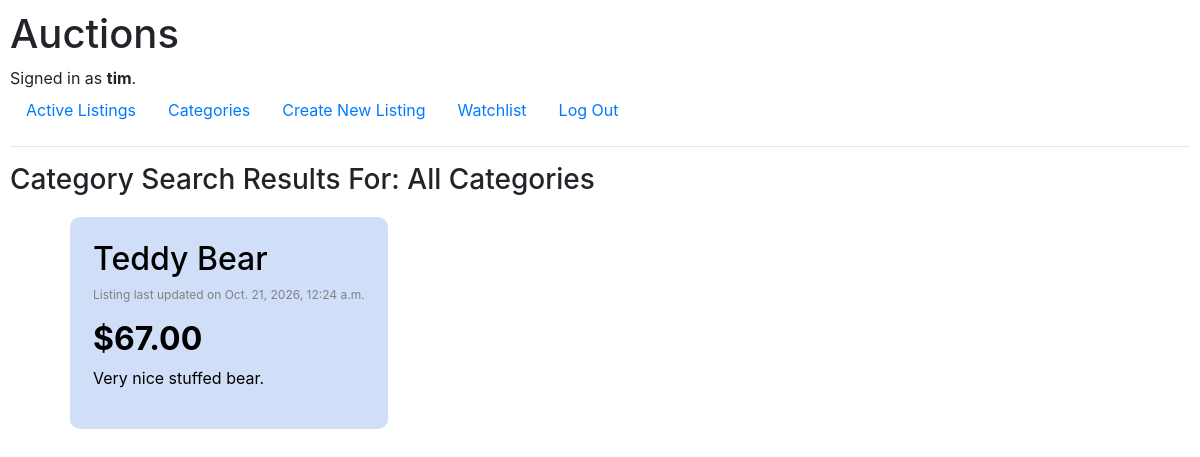
The app's page /categories/AC (signed in) with its own data.
### auctions/models.py (models this page shows, shortened)
class User(AbstractUser):
    pass

class Item(models.Model):
    item_owner = models.ForeignKey(User, to_field='id', on_delete=models.CASCADE, related_name="owned_item")
    item_name = models.CharField(max_length=64)
    item_image_link = models.CharField(max_length=500)
    item_starting_bid = models.DecimalField(decimal_places=2, max_digits=19)
    item_posted_time = models.DateTimeField(auto_now_add=True)
    item_last_updated = models.DateTimeField(auto_now=True)
    item_sold = models.BooleanField(default=False)
    @property
    def item_current_bid(self):
        highest_bid = ItemBid.objects.filter(
            item=self.id
        ).order_by('-bid').first()
        if highest_bid:
            return highest_bid.bid
        return None
    class item_type(models.TextChoices):
        AllCategories = 'AC', _('All Categories')
        Antiques = 'AN', _('Antiques')
        Art = 'AR', _('Art')
        Baby = 'BA', _('Baby')
        Books = 'BO', _('Books')
        BusinessIndustrial = 'BI', _('Business & Industrial')
        CamerasPhoto = 'CP', _('Cameras & Photo')
        CellPhonesAccessories = 'CA', _('Cell Phones & Accessories')
        ClothingShoesAccessories = 'CS', _('Clothing, Shoes & Accessories')
        CoinsPaperMoney = 'CO', _('Coins & Paper Money')
        Collectibles = 'CL', _('Collectibles')
        ComputersTabletsNetworking = 'CT', _('Computers/Tablets & Networking')
        ConsumerElectronics = 'CE', _('Consumer Electronics')
        Crafts = 'CR', _('Crafts')
        DollsBears = 'DB', _('Dolls & Bears')
        DVDsMovies = 'DM', _('DVDs & Movies')
        EntertainmentMemorabilia = 'EM', _('Entertainment Memorabilia')
        EverythingElse = 'EE', _('Everything Else')
        GiftCards = 'GC', _('Gift Cards')
        HealthBeauty = 'HB', _('Health & Beauty')
        HomeGarden = 'HG', _('Home & Garden')
        JewelryWatches = 'JW', _('Jewelry & Watches')
        Music = 'MU', _('Music')
        MusicalInstrumentsGear = 'MI', _('Musical Instruments & Gear')
        PetSupplies = 'PS', _('Pet Supplies')
        PotteryGlass = 'PG', _('Pottery & Glass')
        RealEstate = 'RE', _('Real Estate')
        SpecialtyServices = 'SS', _('Specialty Services')
        SportingGoods = 'SG', _('Sporting Goods')
        SportsMemorabilia = 'SM', _('Sports Mem, Cards & Fan Shop')
        Stamps = 'ST', _('Stamps')
        Tickets = 'TI', _('Tickets & Experiences')
        ToysHobbies = 'TH', _('Toys & Hobbies')
        Travel = 'TR', _('Travel')
        VideoGamesConsoles = 'VG', _('Video Games & Consoles')
    item_type = models.CharField(
        max_length=2,
        choices=item_type,
        default=item_type.AllCategories
        )

class ItemBid(models.Model):
    user = models.ForeignKey(User, on_delete=models.CASCADE, related_name="user_bidding")
    item = models.PositiveIntegerField(Item)
    bid = models.DecimalField(decimal_places=2, max_digits=19)

class ItemDescription(models.Model):
    item = models.OneToOneField(Item, on_delete=models.CASCADE, primary_key=True)
    item_description = models.CharField(max_length=1000)

### categories/views.py (the view)
# urls.py: path("<str:input_item_type>", views.categories_listings, name="categories_listings")
def categories_listings(request, input_item_type):
    valid_types = [value for value, label in Item.item_type.field.choices]
    if input_item_type in valid_types:
        label = dict(Item._meta.get_field("item_type").choices).get(input_item_type)
        if Item.objects.filter(item_type=input_item_type).exists():
            items = Item.objects.filter(item_type=input_item_type)
            return render(request, "categories/categories_listings.html", {
                    "items": items,
                    "input_item_type": label
                })
        else:
            return render(request, "categories/categories_listings.html", {
                "input_item_type": label
            })
    else:
        return render(request, "categories/categories_listings.html", {
            "message": "Category Specified Is Not In System."
        })

### categories/templates/categories/categories_listings.html (shortened to what this page needs)
{% extends "auctions/layout.html" %}
{% block body %}
    <h3>Category Search Results For: {{ input_item_type }}</h3>
    {% if message %}
        <div class="alert alert-danger" role="alert">
            {{ message }}
        </div>
    {% elif items %}
        <ul>
            {% for item in items %}
                <div class="index-listing-container">
                    <a href="{% url 'listings:listing' item.id %}" class="fill-div">
                        <div class="index-listing">
                            <h2 class="listing-text">{{ item.item_name }}</h2>
                            <p class="listing-created-date">Listing last updated on {{ item.item_posted_time }}</p>
                            {% if item.item_current_bid is None %}
                                <p class="listing-text">Bidding Starts At: <span style="font-size: 1.5em; margin-right: 10px;"><b> ${{ item.item_starting_bid }}</b></span></p>
                            {% else %}
                                <p class="listing-text"><h2><b class="listing-text">${{ item.item_current_bid }}</b></h2>
                            {% endif %}
                            <p class="listing-text">{{ item.itemdescription.item_description }}</p>
                        </div>
                    </a>
                </div>
            {% empty %}
                <div class="alert alert-primary" role="alert">
                    No listings to display.
                </div>
            {% endfor %}
        </ul>
    {% else %}
        <div class="alert alert-primary" role="alert">
            There are currently no listings for this category.
        </div>
    {% endif %}
{% endblock %}

### auctions/templates/auctions/layout.html (shortened to what this page needs)
{% load static %}
<!DOCTYPE html>
<html lang="en">
    <head>
        <link rel="stylesheet" href="https://stackpath.bootstrapcdn.com/bootstrap/4.4.1/css/bootstrap.min.css">
        <link href="{% static 'auctions/styles.css' %}" rel="stylesheet">
    </head>
    <body>
        <h1>Auctions</h1>
        <div>
            {% if user.is_authenticated %}
                Signed in as <strong>{{ user.username }}</strong>.
            {% else %}
                Not signed in.
            {% endif %}
        </div>
        <ul class="nav">
            <li class="nav-item">
                <a class="nav-link" href="{% url 'index' %}">Active Listings</a>
            </li>
            <li class="nav-item">
                <a class="nav-link" href="{% url 'categories:categories' %}">Categories</a>
            </li>
            {% if user.is_authenticated %}
                <li class="nav-item">
                    <a class="nav-link" href="{% url 'new_listing' %}">Create New Listing</a>
                </li>
                <li class="nav-item">
                    <a class="nav-link" href="{% url 'watchlist:watchlist' %}">Watchlist</a>
                </li>
                <li class="nav-item">
                    <a class="nav-link" href="{% url 'logout' %}">Log Out</a>
                </li>
            {% endif %}
        </ul>
        <hr>
        {% block body %}
        {% endblock %}
    </body>
</html>

### auctions/static/auctions/styles.css (style rules this page uses)
body { padding: 10px; }
.index-listing { padding: 20px; border-radius: 10px; }
div.index-listing-container { width: fit-content; height: fit-content; background-color: rgb(208, 223, 247); border-radius: 10px; border: 3px solid transparent; margin: 20px; }
.listing-created-date { color: grey; font-size: 12px; }
.listing-text { color: black; }
a.fill-div { display: block; height: 100%; width: 100%; text-decoration: none; }

### records on screen
User: username "tim"
Item: item_name "Teddy Bear", item_posted_time "Oct. 21, 2026, 12:24 a.m.", item_current_bid "67.00", itemdescription.item_description "Very nice stuffed bear."

### other values on screen
{{ input_item_type }} "All Categories"
